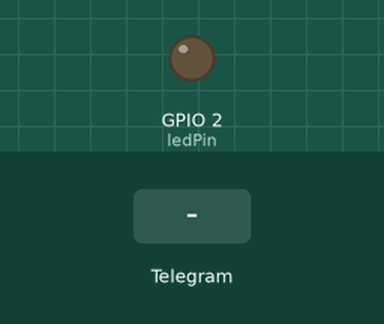
Simulated run of this sketch. Board: ESP32. On the bench: output pins drawn as LEDs (lit = HIGH). The inputs (shaded band) are chosen by the test bench. WiFi joins after 1.5 s; servers stay silent unless stated; what the sketch prints to the serial monitor is not drawn.

Above: at 2.7 s.
2.8 s: Telegram message "/led_on" received
At 4.1 s:
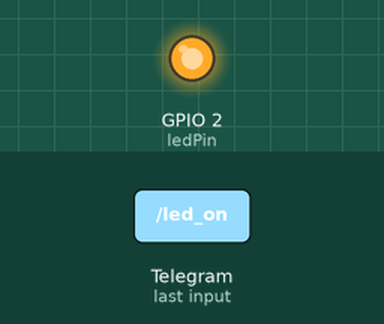
6.5 s: Telegram message "/led_off" received
At 8.9 s:
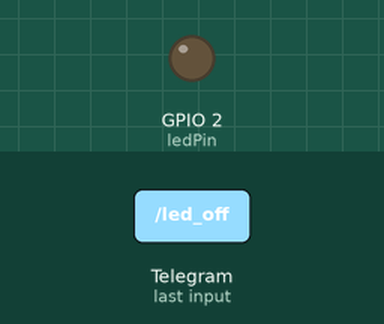
Timing chart, 0 to 10.4 s (numbered marks = the images above; inputs shaded):
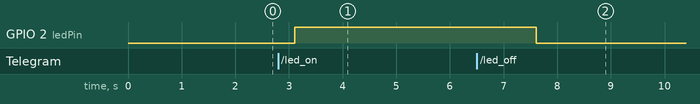

The sketch:

test.ino
```cpp
#include <WiFi.h>
#include <WiFiClientSecure.h>
#include <UniversalTelegramBot.h>

// ====== Konfigurasi WiFi ======
const char* ssid = "realme C25s";
const char* password = "code787898";

// ====== Konfigurasi Telegram Bot ======
#define BOT_TOKEN "7679786493:AAGuYqA8evAvANNHvMIydReW0aPGWP4ICSQ" // Ganti dengan Bot Token kamu
WiFiClientSecure client;
UniversalTelegramBot bot(BOT_TOKEN, client);

// Variabel untuk memeriksa update bot
unsigned long lastTimeBotRan;
const long botInterval = 1000; // Interval 1 detik

// LED pin
const int ledPin = 2; // Pin LED (biasanya built-in LED ada di pin 2)

// Fungsi untuk menyambungkan ke WiFi
void connectWiFi() {
  Serial.print("Menyambungkan ke WiFi ");
  Serial.println(ssid);
  WiFi.begin(ssid, password);

  while (WiFi.status() != WL_CONNECTED) {
    delay(500);
    Serial.print(".");
  }

  Serial.println("\nTerhubung ke WiFi!");
  Serial.print("IP Address: ");
  Serial.println(WiFi.localIP());
}

// Fungsi untuk menangani perintah Telegram
void handleNewMessages(int numNewMessages) {
  Serial.println("Pesan baru diterima:");

  for (int i = 0; i < numNewMessages; i++) {
    String chat_id = bot.messages[i].chat_id;
    String text = bot.messages[i].text;
    String from_name = bot.messages[i].from_name;

    if (from_name == "") from_name = "User";

    Serial.print("Pesan dari ");
    Serial.print(from_name);
    Serial.print(": ");
    Serial.println(text);

    // Respon terhadap perintah
    if (text == "/start") {
      String welcome = "Halo, " + from_name + "!\n";
      welcome += "Ini adalah ESP32 Telegram Bot.\n\n";
      welcome += "Ketik /led_on untuk menyalakan LED.\n";
      welcome += "Ketik /led_off untuk mematikan LED.";
      bot.sendMessage(chat_id, welcome, "");
    }

    // Perintah untuk menyalakan LED
    if (text == "/led_on") {
      digitalWrite(ledPin, HIGH);
      bot.sendMessage(chat_id, "LED dinyalakan!", "");
    }

    // Perintah untuk mematikan LED
    if (text == "/led_off") {
      digitalWrite(ledPin, LOW);
      bot.sendMessage(chat_id, "LED dimatikan!", "");
    }

    // Respon default jika perintah tidak dikenali
    if (text != "/start" && text != "/led_on" && text != "/led_off") {
      bot.sendMessage(chat_id, "Perintah tidak dikenali!", "");
    }
  }
}

void setup() {
  Serial.begin(115200);

  // Konfigurasi pin LED sebagai output
  pinMode(ledPin, OUTPUT);
  digitalWrite(ledPin, LOW);

  // Menghubungkan ke WiFi
  connectWiFi();

  // Mengatur client untuk koneksi yang aman
  client.setInsecure(); // Untuk melewati sertifikat SSL (tidak disarankan di aplikasi nyata)
}

void loop() {
  if (WiFi.status() == WL_CONNECTED) {
    // Memeriksa update bot secara berkala
    if (millis() > lastTimeBotRan + botInterval) {
      int numNewMessages = bot.getUpdates(bot.last_message_received + 1);
      while (numNewMessages) {
        handleNewMessages(numNewMessages);
        numNewMessages = bot.getUpdates(bot.last_message_received + 1);
      }
      lastTimeBotRan = millis();
    }
  } else {
    // Jika WiFi terputus, coba hubungkan kembali
    connectWiFi();
  }
}
```

Measured:
- after the input at 2.8 s, GPIO 2 (ledPin): LOW → HIGH after 0.31 s
- after the input at 6.5 s, GPIO 2 (ledPin): HIGH → LOW after 1.1 s
